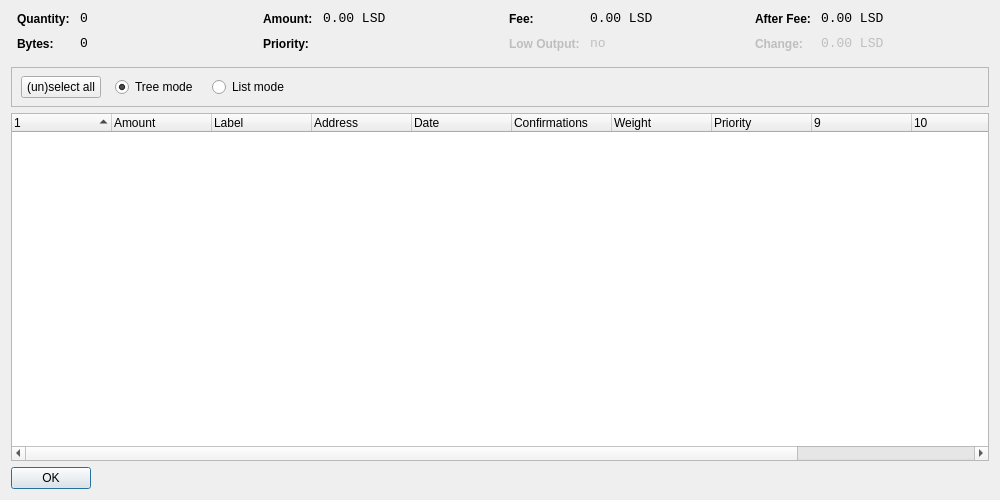
<?xml version="1.0" encoding="UTF-8"?>
<ui version="4.0">
 <class>CoinControlDialog</class>
 <widget class="QWidget" name="CoinControlDialog">
  <property name="geometry">
   <rect>
    <x>0</x>
    <y>0</y>
    <width>1000</width>
    <height>500</height>
   </rect>
  </property>
  <property name="windowTitle">
   <string>Coin Control</string>
  </property>
  <layout class="QVBoxLayout" name="verticalLayout">
   <item>
    <layout class="QHBoxLayout" name="horizontalLayoutTop" stretch="0,0,0,0">
     <property name="topMargin">
      <number>0</number>
     </property>
     <property name="bottomMargin">
      <number>10</number>
     </property>
     <item>
      <layout class="QFormLayout" name="formLayoutCoinControl1">
       <property name="horizontalSpacing">
        <number>10</number>
       </property>
       <property name="verticalSpacing">
        <number>10</number>
       </property>
       <property name="leftMargin">
        <number>6</number>
       </property>
       <property name="rightMargin">
        <number>6</number>
       </property>
       <item row="0" column="0">
        <widget class="QLabel" name="labelCoinControlQuantityText">
         <property name="styleSheet">
          <string notr="true">font-weight:bold;</string>
         </property>
         <property name="text">
          <string>Quantity:</string>
         </property>
        </widget>
       </item>
       <item row="0" column="1">
        <widget class="QLabel" name="labelCoinControlQuantity">
         <property name="font">
          <font>
           <family>Monospace</family>
           <pointsize>10</pointsize>
          </font>
         </property>
         <property name="cursor">
          <cursorShape>IBeamCursor</cursorShape>
         </property>
         <property name="contextMenuPolicy">
          <enum>Qt::ActionsContextMenu</enum>
         </property>
         <property name="text">
          <string notr="true">0</string>
         </property>
         <property name="textInteractionFlags">
          <set>Qt::LinksAccessibleByMouse|Qt::TextSelectableByKeyboard|Qt::TextSelectableByMouse</set>
         </property>
        </widget>
       </item>
       <item row="1" column="0">
        <widget class="QLabel" name="labelCoinControlBytesText">
         <property name="styleSheet">
          <string notr="true">font-weight:bold;</string>
         </property>
         <property name="text">
          <string>Bytes:</string>
         </property>
        </widget>
       </item>
       <item row="1" column="1">
        <widget class="QLabel" name="labelCoinControlBytes">
         <property name="font">
          <font>
           <family>Monospace</family>
           <pointsize>10</pointsize>
          </font>
         </property>
         <property name="cursor">
          <cursorShape>IBeamCursor</cursorShape>
         </property>
         <property name="contextMenuPolicy">
          <enum>Qt::ActionsContextMenu</enum>
         </property>
         <property name="text">
          <string notr="true">0</string>
         </property>
         <property name="textInteractionFlags">
          <set>Qt::LinksAccessibleByMouse|Qt::TextSelectableByKeyboard|Qt::TextSelectableByMouse</set>
         </property>
        </widget>
       </item>
      </layout>
     </item>
     <item>
      <layout class="QFormLayout" name="formLayoutCoinControl2">
       <property name="horizontalSpacing">
        <number>10</number>
       </property>
       <property name="verticalSpacing">
        <number>10</number>
       </property>
       <property name="leftMargin">
        <number>6</number>
       </property>
       <property name="rightMargin">
        <number>6</number>
       </property>
       <item row="0" column="0">
        <widget class="QLabel" name="labelCoinControlAmountText">
         <property name="styleSheet">
          <string notr="true">font-weight:bold;</string>
         </property>
         <property name="text">
          <string>Amount:</string>
         </property>
        </widget>
       </item>
       <item row="0" column="1">
        <widget class="QLabel" name="labelCoinControlAmount">
         <property name="font">
          <font>
           <family>Monospace</family>
           <pointsize>10</pointsize>
          </font>
         </property>
         <property name="cursor">
          <cursorShape>IBeamCursor</cursorShape>
         </property>
         <property name="contextMenuPolicy">
          <enum>Qt::ActionsContextMenu</enum>
         </property>
         <property name="text">
          <string notr="true">0.00 LSD</string>
         </property>
         <property name="textInteractionFlags">
          <set>Qt::LinksAccessibleByMouse|Qt::TextSelectableByKeyboard|Qt::TextSelectableByMouse</set>
         </property>
        </widget>
       </item>
       <item row="1" column="0">
        <widget class="QLabel" name="labelCoinControlPriorityText">
         <property name="styleSheet">
          <string notr="true">font-weight:bold;</string>
         </property>
         <property name="text">
          <string>Priority:</string>
         </property>
        </widget>
       </item>
       <item row="1" column="1">
        <widget class="QLabel" name="labelCoinControlPriority">
         <property name="font">
          <font>
           <family>Monospace</family>
           <pointsize>10</pointsize>
          </font>
         </property>
         <property name="cursor">
          <cursorShape>IBeamCursor</cursorShape>
         </property>
         <property name="contextMenuPolicy">
          <enum>Qt::ActionsContextMenu</enum>
         </property>
         <property name="text">
          <string/>
         </property>
         <property name="textInteractionFlags">
          <set>Qt::LinksAccessibleByMouse|Qt::TextSelectableByKeyboard|Qt::TextSelectableByMouse</set>
         </property>
        </widget>
       </item>
      </layout>
     </item>
     <item>
      <layout class="QFormLayout" name="formLayoutCoinControl3">
       <property name="horizontalSpacing">
        <number>10</number>
       </property>
       <property name="verticalSpacing">
        <number>10</number>
       </property>
       <property name="leftMargin">
        <number>6</number>
       </property>
       <property name="rightMargin">
        <number>6</number>
       </property>
       <item row="0" column="0">
        <widget class="QLabel" name="labelCoinControlFeeText">
         <property name="styleSheet">
          <string notr="true">font-weight:bold;</string>
         </property>
         <property name="text">
          <string>Fee:</string>
         </property>
        </widget>
       </item>
       <item row="0" column="1">
        <widget class="QLabel" name="labelCoinControlFee">
         <property name="font">
          <font>
           <family>Monospace</family>
           <pointsize>10</pointsize>
          </font>
         </property>
         <property name="cursor">
          <cursorShape>IBeamCursor</cursorShape>
         </property>
         <property name="contextMenuPolicy">
          <enum>Qt::ActionsContextMenu</enum>
         </property>
         <property name="text">
          <string notr="true">0.00 LSD</string>
         </property>
         <property name="textInteractionFlags">
          <set>Qt::LinksAccessibleByMouse|Qt::TextSelectableByKeyboard|Qt::TextSelectableByMouse</set>
         </property>
        </widget>
       </item>
       <item row="1" column="0">
        <widget class="QLabel" name="labelCoinControlLowOutputText">
         <property name="enabled">
          <bool>false</bool>
         </property>
         <property name="styleSheet">
          <string notr="true">font-weight:bold;</string>
         </property>
         <property name="text">
          <string>Low Output:</string>
         </property>
        </widget>
       </item>
       <item row="1" column="1">
        <widget class="QLabel" name="labelCoinControlLowOutput">
         <property name="enabled">
          <bool>false</bool>
         </property>
         <property name="font">
          <font>
           <family>Monospace</family>
           <pointsize>10</pointsize>
          </font>
         </property>
         <property name="cursor">
          <cursorShape>IBeamCursor</cursorShape>
         </property>
         <property name="contextMenuPolicy">
          <enum>Qt::ActionsContextMenu</enum>
         </property>
         <property name="text">
          <string>no</string>
         </property>
         <property name="textInteractionFlags">
          <set>Qt::LinksAccessibleByMouse|Qt::TextSelectableByKeyboard|Qt::TextSelectableByMouse</set>
         </property>
        </widget>
       </item>
      </layout>
     </item>
     <item>
      <layout class="QFormLayout" name="formLayoutCoinControl4">
       <property name="horizontalSpacing">
        <number>10</number>
       </property>
       <property name="verticalSpacing">
        <number>10</number>
       </property>
       <property name="leftMargin">
        <number>6</number>
       </property>
       <property name="rightMargin">
        <number>6</number>
       </property>
       <item row="0" column="0">
        <widget class="QLabel" name="labelCoinControlAfterFeeText">
         <property name="styleSheet">
          <string notr="true">font-weight:bold;</string>
         </property>
         <property name="text">
          <string>After Fee:</string>
         </property>
        </widget>
       </item>
       <item row="0" column="1">
        <widget class="QLabel" name="labelCoinControlAfterFee">
         <property name="font">
          <font>
           <family>Monospace</family>
           <pointsize>10</pointsize>
          </font>
         </property>
         <property name="cursor">
          <cursorShape>IBeamCursor</cursorShape>
         </property>
         <property name="contextMenuPolicy">
          <enum>Qt::ActionsContextMenu</enum>
         </property>
         <property name="text">
          <string notr="true">0.00 LSD</string>
         </property>
         <property name="textInteractionFlags">
          <set>Qt::LinksAccessibleByMouse|Qt::TextSelectableByKeyboard|Qt::TextSelectableByMouse</set>
         </property>
        </widget>
       </item>
       <item row="1" column="0">
        <widget class="QLabel" name="labelCoinControlChangeText">
         <property name="enabled">
          <bool>false</bool>
         </property>
         <property name="styleSheet">
          <string notr="true">font-weight:bold;</string>
         </property>
         <property name="text">
          <string>Change:</string>
         </property>
        </widget>
       </item>
       <item row="1" column="1">
        <widget class="QLabel" name="labelCoinControlChange">
         <property name="enabled">
          <bool>false</bool>
         </property>
         <property name="font">
          <font>
           <family>Monospace</family>
           <pointsize>10</pointsize>
          </font>
         </property>
         <property name="cursor">
          <cursorShape>IBeamCursor</cursorShape>
         </property>
         <property name="contextMenuPolicy">
          <enum>Qt::ActionsContextMenu</enum>
         </property>
         <property name="text">
          <string notr="true">0.00 LSD</string>
         </property>
         <property name="textInteractionFlags">
          <set>Qt::LinksAccessibleByMouse|Qt::TextSelectableByKeyboard|Qt::TextSelectableByMouse</set>
         </property>
        </widget>
       </item>
      </layout>
     </item>
    </layout>
   </item>
   <item>
    <widget class="QFrame" name="frame">
     <property name="minimumSize">
      <size>
       <width>0</width>
       <height>40</height>
      </size>
     </property>
     <property name="frameShape">
      <enum>QFrame::StyledPanel</enum>
     </property>
     <property name="frameShadow">
      <enum>QFrame::Sunken</enum>
     </property>
     <widget class="QWidget" name="horizontalLayoutWidget">
      <property name="geometry">
       <rect>
        <x>10</x>
        <y>0</y>
        <width>781</width>
        <height>41</height>
       </rect>
      </property>
      <layout class="QHBoxLayout" name="horizontalLayoutPanel" stretch="0,0,0,0">
       <property name="spacing">
        <number>14</number>
       </property>
       <item>
        <widget class="QPushButton" name="pushButtonSelectAll">
         <property name="sizePolicy">
          <sizepolicy hsizetype="Maximum" vsizetype="Fixed">
           <horstretch>0</horstretch>
           <verstretch>0</verstretch>
          </sizepolicy>
         </property>
         <property name="text">
          <string>(un)select all</string>
         </property>
        </widget>
       </item>
       <item>
        <widget class="QRadioButton" name="radioTreeMode">
         <property name="sizePolicy">
          <sizepolicy hsizetype="Maximum" vsizetype="Fixed">
           <horstretch>0</horstretch>
           <verstretch>0</verstretch>
          </sizepolicy>
         </property>
         <property name="text">
          <string>Tree mode</string>
         </property>
         <property name="checked">
          <bool>true</bool>
         </property>
        </widget>
       </item>
       <item>
        <widget class="QRadioButton" name="radioListMode">
         <property name="sizePolicy">
          <sizepolicy hsizetype="Maximum" vsizetype="Fixed">
           <horstretch>0</horstretch>
           <verstretch>0</verstretch>
          </sizepolicy>
         </property>
         <property name="text">
          <string>List mode</string>
         </property>
        </widget>
       </item>
       <item>
        <spacer name="horizontalSpacer">
         <property name="orientation">
          <enum>Qt::Horizontal</enum>
         </property>
         <property name="sizeHint" stdset="0">
          <size>
           <width>40</width>
           <height>20</height>
          </size>
         </property>
        </spacer>
       </item>
      </layout>
     </widget>
    </widget>
   </item>
   <item>
    <widget class="CoinControlTreeWidget" name="treeWidget">
     <property name="contextMenuPolicy">
      <enum>Qt::CustomContextMenu</enum>
     </property>
     <property name="sortingEnabled">
      <bool>false</bool>
     </property>
     <property name="columnCount">
      <number>12</number>
     </property>
     <attribute name="headerShowSortIndicator" stdset="0">
      <bool>true</bool>
     </attribute>
     <attribute name="headerStretchLastSection">
      <bool>false</bool>
     </attribute>
     <column>
      <property name="text">
       <string/>
      </property>
     </column>
     <column>
      <property name="text">
       <string>Amount</string>
      </property>
     </column>
     <column>
      <property name="text">
       <string>Label</string>
      </property>
     </column>
     <column>
      <property name="text">
       <string>Address</string>
      </property>
     </column>
     <column>
      <property name="text">
       <string>Date</string>
      </property>
     </column>
     <column>
      <property name="text">
       <string>Confirmations</string>
      </property>
      <property name="toolTip">
       <string>Confirmed</string>
      </property>
     </column>
     <column>
      <property name="text">
       <string>Weight</string>
      </property>
     </column>
     <column>
      <property name="text">
       <string>Priority</string>
      </property>
     </column>
     <column>
      <property name="text">
       <string/>
      </property>
     </column>
     <column>
      <property name="text">
       <string/>
      </property>
     </column>
     <column>
      <property name="text">
       <string/>
      </property>
     </column>
     <column>
      <property name="text">
       <string/>
      </property>
     </column>
    </widget>
   </item>
   <item>
    <widget class="QDialogButtonBox" name="buttonBox">
     <property name="sizePolicy">
      <sizepolicy hsizetype="Maximum" vsizetype="Fixed">
       <horstretch>0</horstretch>
       <verstretch>0</verstretch>
      </sizepolicy>
     </property>
     <property name="orientation">
      <enum>Qt::Horizontal</enum>
     </property>
     <property name="standardButtons">
      <set>QDialogButtonBox::Ok</set>
     </property>
    </widget>
   </item>
  </layout>
 </widget>
 <customwidgets>
  <customwidget>
   <class>CoinControlTreeWidget</class>
   <extends>QTreeWidget</extends>
   <header>coincontroltreewidget.h</header>
  </customwidget>
 </customwidgets>
 <resources/>
 <connections/>
</ui>
